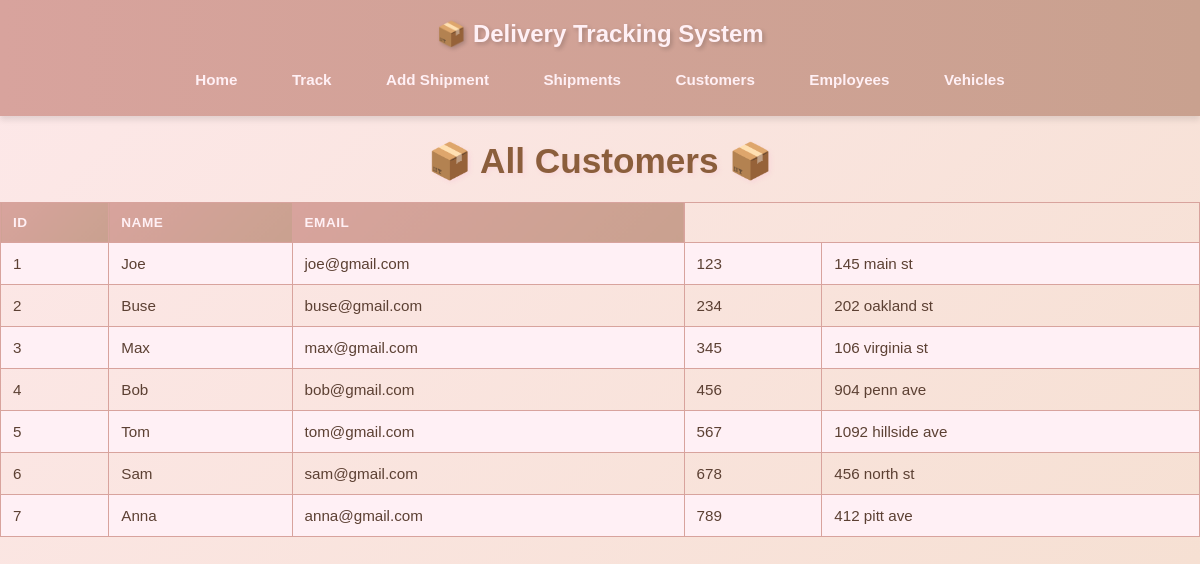
Page /customers on the committed database.
### tables this page shows
CREATE TABLE Customer (
customer_id INTEGER PRIMARY KEY AUTOINCREMENT,
name TEXT,
email TEXT UNIQUE,
phone TEXT,
default_address TEXT
);

### shipping_project-main/app.py (the view)
@app.route("/customers")
def customers():
    conn = get_connection()
    cursor = conn.cursor()
    cursor.execute("SELECT * FROM Customer")
    rows = cursor.fetchall()
    cursor.close()
    conn.close()
    return render_template("customers.html", rows=rows)

### shipping_project-main/db.py (called while the page is built)
def get_connection():
    conn = sqlite3.connect(DB_NAME)
    conn.row_factory = sqlite3.Row # Allows dict-like access to rows
    return conn

### shipping_project-main/templates/customers.html (shortened to what this page needs)
<!DOCTYPE html>
<html>
<head>
    <link rel="stylesheet" href="{{ url_for('static', filename='style.css') }}">
</head>
<body>
    <header>
        <h2>📦 Delivery Tracking System</h2>
        <nav>
            <a href="/">Home</a>
            <a href="/tracking">Track</a>
            <a href="/add_shipment">Add Shipment</a>
            <a href="/shipments">Shipments</a>
            <a href="/customers">Customers</a>
            <a href="/employees">Employees</a>
            <a href="/vehicles">Vehicles</a>
        </nav>
    </header>
    <h1>All Customers</h1>
    <table border="1">
        <tr>
            <th>ID</th>
            <th>Name</th>
            <th>Email</th>
        </tr>
        {% for row in rows %}
        <tr>
            {% for col in row %}
            <td>{{ col }}</td>
            {% endfor %}
        </tr>
        {% endfor %}
    </table>
</body>
</html>

### shipping_project-main/static/style.css (style rules this page uses)
body { font-family: 'Arial', sans-serif; background: linear-gradient(135deg, #FDE8E9 0%, #F5DFD0 100%); color: #5C4033; margin: 0; padding: 0; min-height: 100vh; }
h1, h2, h3 { text-align: center; color: #8B5E3C; text-shadow: 2px 2px 4px rgba(248, 187, 208, 0.3); }
h1 { font-size: 2.2em; margin-bottom: 10px; }
h1:before { content: "📦 "; }
h1:after { content: " 📦"; }
header { background: linear-gradient(90deg, #D8A39D 0%, #C9A18F 100%); padding: 20px 0; box-shadow: 0 4px 6px rgba(0,0,0,0.1); position: sticky; top: 0; z-index: 1000; }
header h2 { color: #FFF0F5; margin: 0 0 15px 0; text-shadow: 2px 2px 4px rgba(0, 0, 0, 0.2); }
nav { text-align: center; }
nav a { color: #FFF0F5; text-decoration: none; margin: 0 10px; font-weight: bold; font-size: 0.95em; transition: all 0.3s; padding: 8px 15px; border-radius: 20px; display: inline-block; }
table { width: 100%; border-collapse: collapse; margin-top: 20px; }
table, th, td { border: 1px solid #D8A39D; }
th, td { padding: 12px; text-align: left; font-size: 0.95em; }
th { background: linear-gradient(135deg, #D8A39D 0%, #C9A18F 100%); color: #FFF0F5; font-weight: bold; text-transform: uppercase; font-size: 0.85em; letter-spacing: 0.5px; }
tr:nth-child(even) { background-color: #FFF0F5; }

### rows in the picture
Customer: row "1", name "Joe", email "joe@gmail.com", phone "123", default_address "145 main st"
Customer: row "2", name "Buse", email "buse@gmail.com", phone "234", default_address "202 oakland st"
Customer: row "3", name "Max", email "max@gmail.com", phone "345", default_address "106 virginia st"
Customer: row "4", name "Bob", email "bob@gmail.com", phone "456", default_address "904 penn ave"
Customer: row "5", name "Tom", email "tom@gmail.com", phone "567", default_address "1092 hillside ave"
Customer: row "6", name "Sam", email "sam@gmail.com", phone "678", default_address "456 north st"
Customer: row "7", name "Anna", email "anna@gmail.com", phone "789", default_address "412 pitt ave"
